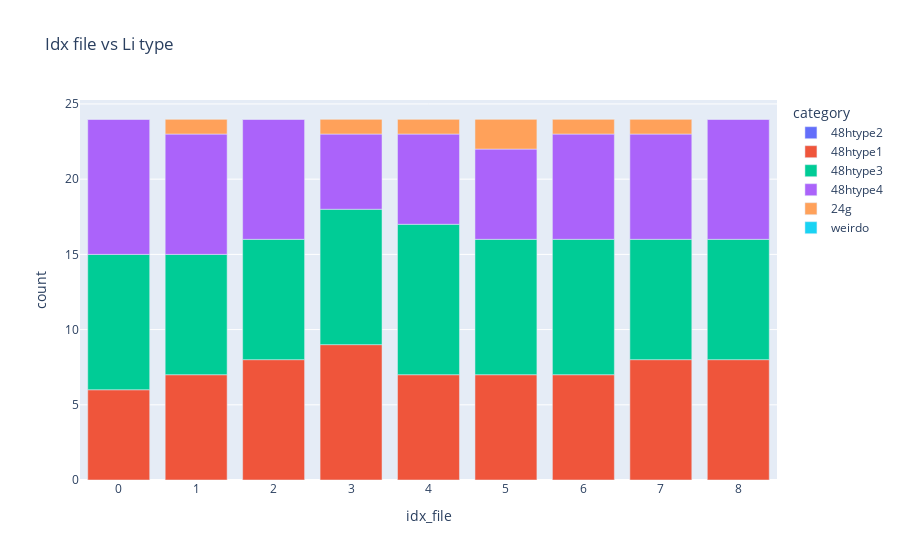

The notebook cell this image was saved under:
### Code cell
get_amount_type(file_loc_important_cols, litype, el = "Li")
df = plot_amount_type(file_loc_important_cols, litype, el, style, category_labels)

### Figure 1 — Plotly figure (JSON) as saved in the notebook; plotly's stock layout.template omitted (floating-point values rounded to 4 significant figures)
{"data": [{"alignmentgroup": "True", "hovertemplate": "category=48htype2<br>idx_file=%{x}<br>count=%{y}<extra></extra>", "legendgroup": "48htype2", "marker": {"color": "#636efa", "pattern": {"shape": ""}}, "name": "48htype2", "offsetgroup": "48htype2", "orientation": "v", "showlegend": true, "textposition": "auto", "type": "bar", "x": [0, 1, 2, 3, 4, 5, 6, 7, 8], "xaxis": "x", "y": [0, 0, 0, 0, 0, 0, 0, 0, 0], "yaxis": "y"}, {"alignmentgroup": "True", "hovertemplate": "category=48htype1<br>idx_file=%{x}<br>count=%{y}<extra></extra>", "legendgroup": "48htype1", "marker": {"color": "#EF553B", "pattern": {"shape": ""}}, "name": "48htype1", "offsetgroup": "48htype1", "orientation": "v", "showlegend": true, "textposition": "auto", "type": "bar", "x": [0, 1, 2, 3, 4, 5, 6, 7, 8], "xaxis": "x", "y": [6, 7, 8, 9, 7, 7, 7, 8, 8], "yaxis": "y"}, {"alignmentgroup": "True", "hovertemplate": "category=48htype3<br>idx_file=%{x}<br>count=%{y}<extra></extra>", "legendgroup": "48htype3", "marker": {"color": "#00cc96", "pattern": {"shape": ""}}, "name": "48htype3", "offsetgroup": "48htype3", "orientation": "v", "showlegend": true, "textposition": "auto", "type": "bar", "x": [0, 1, 2, 3, 4, 5, 6, 7, 8], "xaxis": "x", "y": [9, 8, 8, 9, 10, 9, 9, 8, 8], "yaxis": "y"}, {"alignmentgroup": "True", "hovertemplate": "category=48htype4<br>idx_file=%{x}<br>count=%{y}<extra></extra>", "legendgroup": "48htype4", "marker": {"color": "#ab63fa", "pattern": {"shape": ""}}, "name": "48htype4", "offsetgroup": "48htype4", "orientation": "v", "showlegend": true, "textposition": "auto", "type": "bar", "x": [0, 1, 2, 3, 4, 5, 6, 7, 8], "xaxis": "x", "y": [9, 8, 8, 5, 6, 6, 7, 7, 8], "yaxis": "y"}, {"alignmentgroup": "True", "hovertemplate": "category=24g<br>idx_file=%{x}<br>count=%{y}<extra></extra>", "legendgroup": "24g", "marker": {"color": "#FFA15A", "pattern": {"shape": ""}}, "name": "24g", "offsetgroup": "24g", "orientation": "v", "showlegend": true, "textposition": "auto", "type": "bar", "x": [0, 1, 2, 3, 4, 5, 6, 7, 8], "xaxis": "x", "y": [0, 1, 0, 1, 1, 2, 1, 1, 0], "yaxis": "y"}, {"alignmentgroup": "True", "hovertemplate": "category=weirdo<br>idx_file=%{x}<br>count=%{y}<extra></extra>", "legendgroup": "weirdo", "marker": {"color": "#19d3f3", "pattern": {"shape": ""}}, "name": "weirdo", "offsetgroup": "weirdo", "orientation": "v", "showlegend": true, "textposition": "auto", "type": "bar", "x": [0, 1, 2, 3, 4, 5, 6, 7, 8], "xaxis": "x", "y": [0, 0, 0, 0, 0, 0, 0, 0, 0], "yaxis": "y"}], "layout": {"barmode": "relative", "legend": {"title": {"text": "category"}, "tracegroupgap": 0}, "title": {"text": "Idx file vs Li type"}, "xaxis": {"anchor": "y", "domain": [0, 1], "title": {"text": "idx_file"}}, "yaxis": {"anchor": "x", "domain": [0, 1], "title": {"text": "count"}}}}
